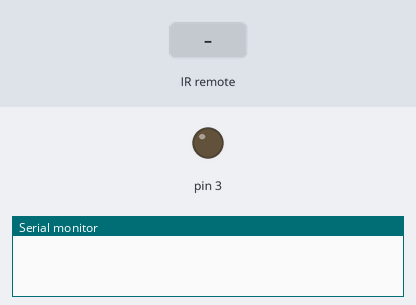
A sketch run on a simulated Arduino Uno, built with avr-gcc and run on an emulated ATmega328P. Shown: output pins drawn as LEDs (lit = HIGH), the last lines printed to the serial monitor. The inputs (shaded band) are chosen by the test bench.

Above: at 1.2 s.
1.3 s: infrared code 0xFF6897 received
At 2.4 s:
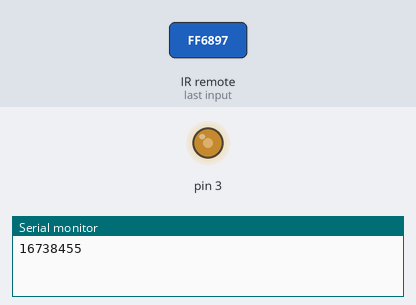
Timing chart, 0 to 4.3 s (numbered marks = the images above; inputs shaded):
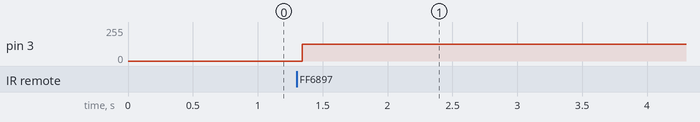

The sketch:

TestRemoteIR.ino
```cpp
#include <IRremote.h>
int pos = 0;
const int pin = 2;
IRrecv irrecv(pin);
decode_results results;
void setup() {
  Serial.begin(9600);
  irrecv.enableIRIn();
  pinMode(3,OUTPUT);
}
int tam = 0;
void loop() {
 if(irrecv.decode(&results)){
  Serial.println(results.value,DEC);
  irrecv.resume();
 }
 if(results.value == 16738455){
  tam ++;
   if(tam ==1){
     digitalWrite(3,HIGH);
   }else if(tam ==2){
     digitalWrite(3,LOW);
     tam =0;
   }
 }

}
```

Measured:
- after the input at 1.3 s, pin 3: 0/255 → 127/255 at once
